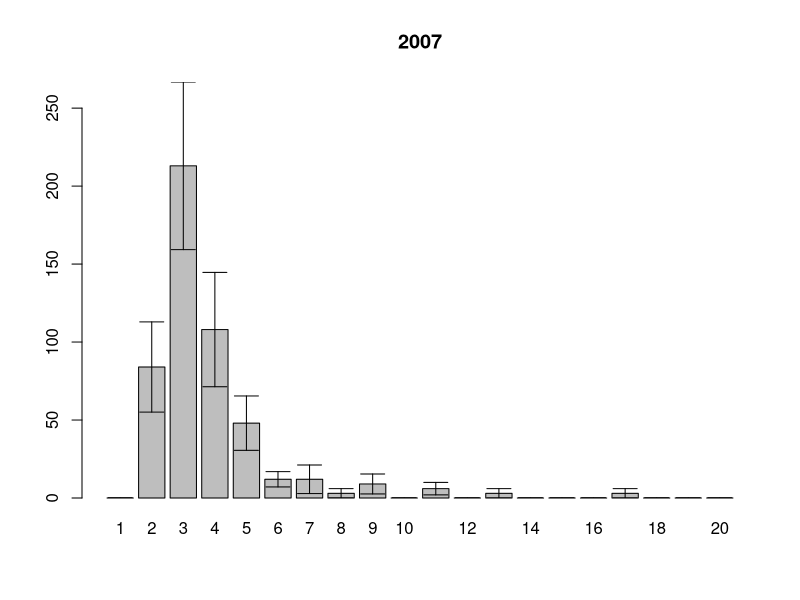
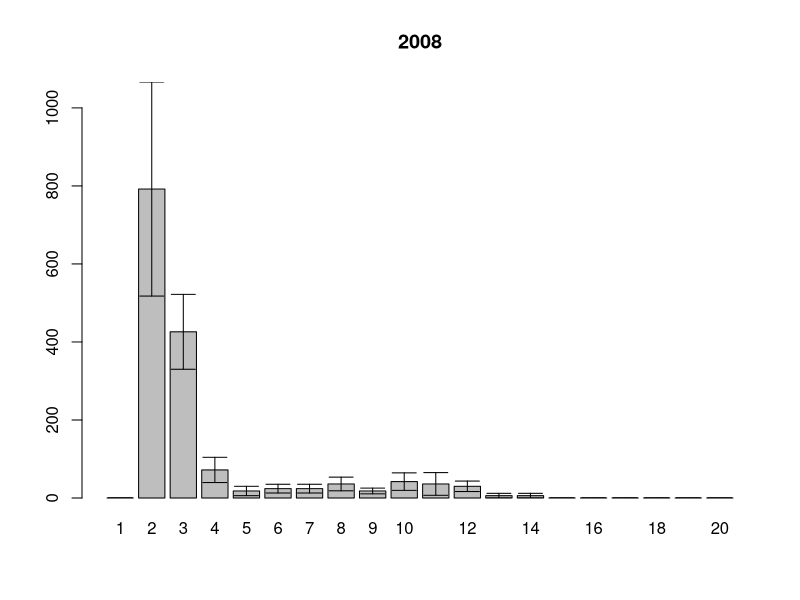
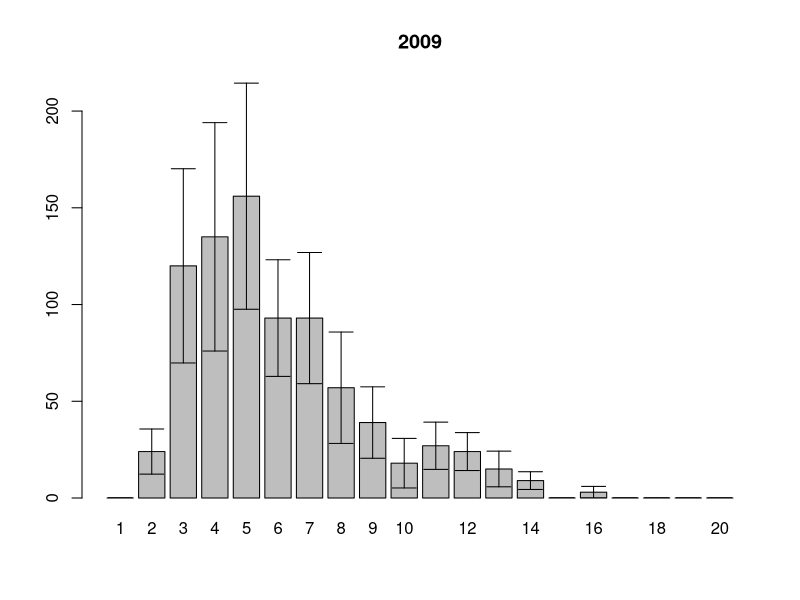
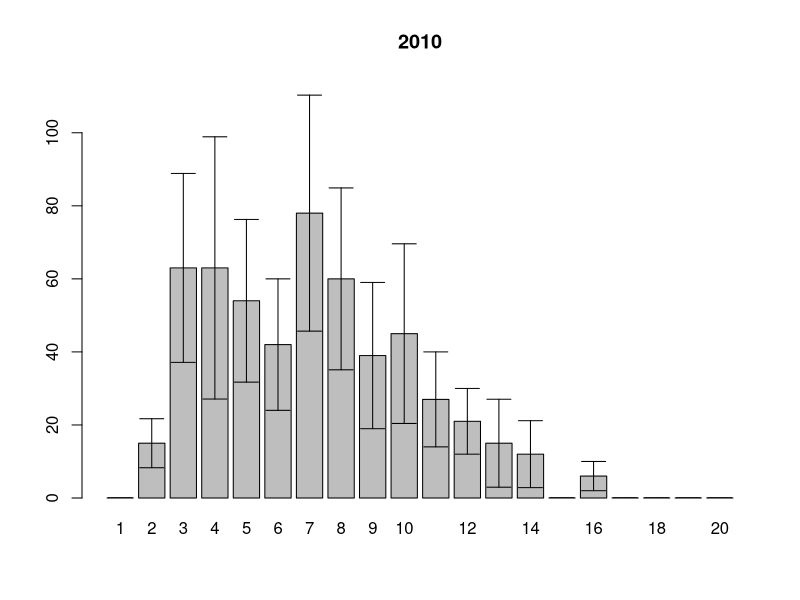
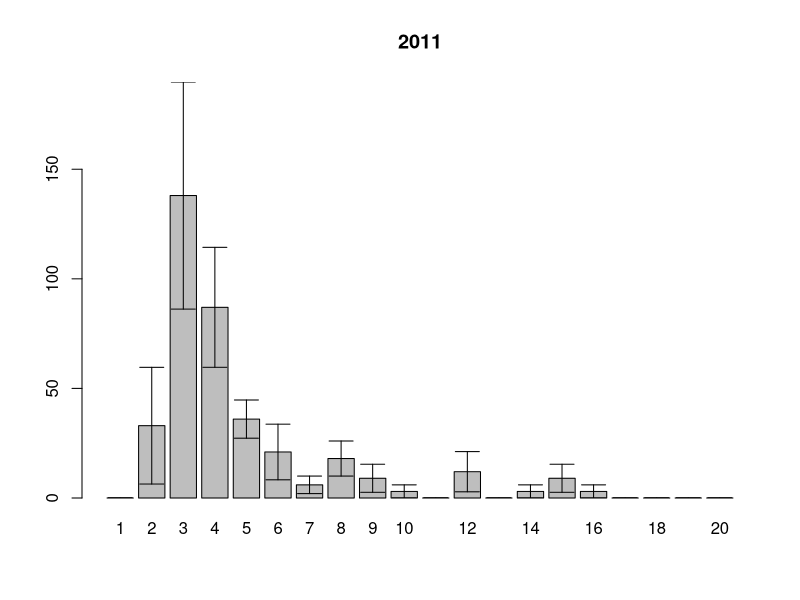
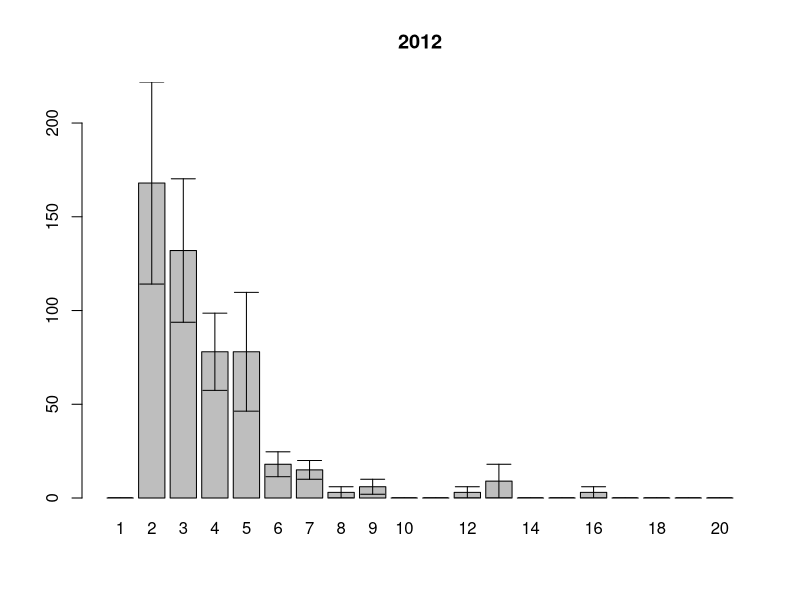
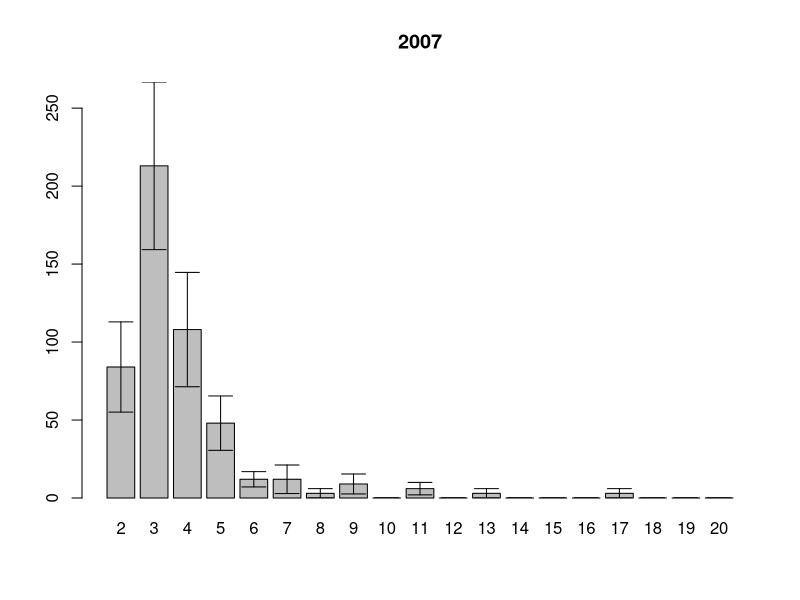
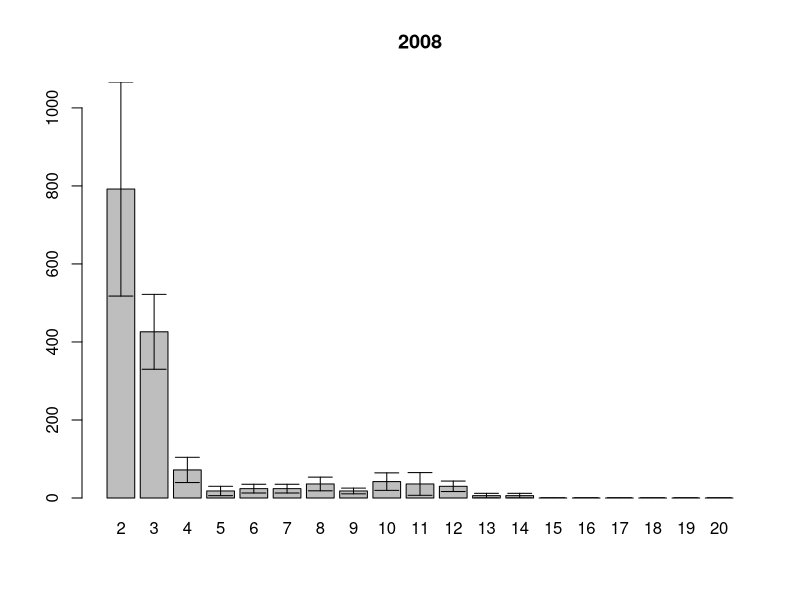

Reproduce these figures in R, in order. (Note: this script raises an error after producing the figures.)
setwd("~/Dropbox/PhD_thesis/PhD_thesis/White_Sea/Lomnishniy/")
#setwd("~/note_backup_2013-04-13/PhD_thesis/White_Sea/Lomnishniy/")

## размерная структура суммарно по годам по горизонтам
ishodnik<-read.table(file="length.csv", sep=";", dec=",", head=T)
samples.squares<-read.table(file="squares.csv", sep=";", dec=",", head=T)
samples.names<-read.table(file="sample.csv", sep=";", dec=",", head=T)
attach(ishodnik)
#year<-factor(year)

Length.int<-cut(Length.mm, breaks=seq(0,20,1))

(size.str.table<-table(Length.int,year,sample))

size.str.df<-as.data.frame(size.str.table) # как таблица данных

#убираем те пробы которых на самом деле нету
for (i in 1:length(levels(size.str.df$year)))
{ (xxx<-size.str.df$sample[size.str.df$year==levels(size.str.df$year)[i] ]%in%
     samples.names$sample[samples.names$year==levels(size.str.df$year)[i]])
  antixxx<-as.logical(1-xxx)
  size.str.df$Freq[size.str.df$year==levels(size.str.df$year)[i]][antixxx]<-NA
}


# SUBSET - для фильтрации таблицы данных
# APPLY - кто-то из них для средней и СД по фрейму

#теперь на квадратный метр
size.str.sqmeter<-size.str.df
for (i in 1:length(levels(size.str.sqmeter$year)))
{
  size.str.sqmeter$Freq[size.str.sqmeter$year==levels(size.str.sqmeter$year)[i]]<-size.str.sqmeter$Freq[size.str.sqmeter$year==levels(size.str.sqmeter$year)[i]] * samples.squares$square[samples.squares$year==levels(size.str.sqmeter$year)[i]]
}

n.samples<-tapply(samples.names$sample,samples.names$year, length )

#subset(size.str.sqmeter,subset=size.str.sqmeter$year=="1992")

#и среднее??
# tapply выдает как резудьтат матрицу
(mean.sizestr.sqmeter<-t(tapply(size.str.sqmeter$Freq,INDEX=list(size.str.sqmeter$year, size.str.sqmeter$Length.int),FUN=mean, na.rm=T)))
mean.sqmeter.df<-as.data.frame(mean.sizestr.sqmeter)
(sd.sizestr.sqmeter<-tapply(size.str.sqmeter$Freq,INDEX=list(size.str.sqmeter$year, size.str.sqmeter$Length.int),FUN=sd, na.rm=T))

n.samples<-tapply(samples.names$sample,samples.names$year, length )

(sem.sizestr.sqmeter <-t(sd.sizestr.sqmeter/sqrt(as.vector(n.samples))))
sem.sqmeter.df<-as.data.frame(sem.sizestr.sqmeter)

length.class<-seq(1,20,1)

##>2mm mean size structure
(mean.sizestr.sqmeter2<-mean.sizestr.sqmeter[2:20,])
mean.sqmeter.df2<-as.data.frame(mean.sizestr.sqmeter2)
(sd.sizestr.sqmeter2<-sd.sizestr.sqmeter[,2:20])

n.samples<-tapply(samples.names$sample,samples.names$year, length )

(sem.sizestr.sqmeter2<-t(sd.sizestr.sqmeter2/sqrt(as.vector(n.samples))))
sem.sqmeter.df2<-as.data.frame(sem.sizestr.sqmeter2)

length.class2<-seq(2,20,1)

#from R-book 
error.bars<-function(yv,z,nn){
  xv<-
    barplot(yv,ylim=c(0,(max(yv)+max(z))),names=nn)#,ylab=deparse(substitute(yv)))
  g=(max(xv)-min(xv))/50
  for (i in 1:length(xv)) {
    lines(c(xv[i],xv[i]),c(yv[i]+z[i],yv[i]-z[i]))
    lines(c(xv[i]-g,xv[i]+g),c(yv[i]+z[i], yv[i]+z[i]))
    lines(c(xv[i]-g,xv[i]+g),c(yv[i]-z[i], yv[i]-z[i]))
  }}




  for (j in 1:length(colnames(mean.sizestr.sqmeter)))
  {
    pdf(file=paste("Lomnishniy", colnames(mean.sizestr.sqmeter)[j], ".pdf",sep="_"))
    error.bars(yv=mean.sizestr.sqmeter[,j], nn=length.class, z=sem.sizestr.sqmeter[,j])
    title(main=colnames(mean.sizestr.sqmeter)[j], xlab="", ylab="")
    dev.off()
  }



## to .eps
#for (j in 1:length(colnames(mean.sizestr.sqmeter)))
#{
#  postscript(file=paste("YuG1", colnames(mean.sizestr.sqmeter)[j], ".eps",sep="_"))
#  error.bars(yv=mean.sizestr.sqmeter[,j], nn=length.class, z=sem.sizestr.sqmeter[,j])
#  title(main=colnames(mean.sizestr.sqmeter)[j], xlab="", ylab="")
#  dev.off()
#}

#>1mm
for (j in 1:length(colnames(mean.sizestr.sqmeter2)))
{
  pdf(file=paste("Lomnishniy2", colnames(mean.sizestr.sqmeter2)[j], ".pdf",sep="_"))
  error.bars(yv=mean.sizestr.sqmeter2[,j], nn=length.class2, z=sem.sizestr.sqmeter2[,j])
  title(main=colnames(mean.sizestr.sqmeter2)[j], xlab="", ylab="")
  dev.off()
}


## динамика обилия
(N.sqmeter<-(t(tapply(size.str.sqmeter$Freq, list(size.str.sqmeter$year, size.str.sqmeter$sample), sum))))
(N.mean.sqmeter<-colMeans(N.sqmeter, na.rm=T))
N.sd.sqmeter<-apply(N.sqmeter, 2, sd, na.rm=T)
N.sem.sqmeter<-N.sd.sqmeter/sqrt(n.samples)

pdf(file="N_dynamic.pdf", family="NimbusSan") # указываем шрифт подпией
plot(y=N.mean.sqmeter, x=names(N.mean.sqmeter),pch=15, main="о. Ломнишный",
     ylim=c(min(N.mean.sqmeter)-max(N.sem.sqmeter), max(N.mean.sqmeter)+max(N.sem.sqmeter)),
     xlab="год", ylab="N, экз./кв.м")
lines(seq(as.numeric(min(names(N.mean.sqmeter))),as.numeric(max(names(N.mean.sqmeter))),1), N.mean.sqmeter, pch=1, type="b")
arrows(x0=seq(as.numeric(min(names(N.mean.sqmeter))),as.numeric(max(names(N.mean.sqmeter))),1), 
       x1=seq(as.numeric(min(names(N.mean.sqmeter))),as.numeric(max(names(N.mean.sqmeter))),1),
       y0=N.mean.sqmeter-N.sem.sqmeter, y1=N.mean.sqmeter+N.sem.sqmeter, angle=90, code=3, length=0.1)
dev.off()
embedFonts("N_dynamic.pdf") #встройка шрифтов в файл

## динамика без молод ( больше 2+)


(N2.sqmeter<-(t(tapply(size.str.sqmeter$Freq[size.str.sqmeter$Length.int!="(0,1]"], 
                       list(size.str.sqmeter$year[size.str.sqmeter$Length.int!="(0,1]"], 
                            size.str.sqmeter$sample[size.str.sqmeter$Length.int!="(0,1]"]), sum))))
(N2.mean.sqmeter<-colMeans(N2.sqmeter, na.rm=T))
(N2.sd.sqmeter<-apply(N2.sqmeter, 2, sd, na.rm=T))
N2.sem.sqmeter<-N2.sd.sqmeter/sqrt(n.samples)

pdf(file="N2_dynamic.pdf", family="NimbusSan") # указываем шрифт подпией
plot(y=N2.mean.sqmeter, x=names(N2.mean.sqmeter),pch=15, main="о. Ломнишный",
     ylim=c(min(N2.mean.sqmeter)-max(N2.sem.sqmeter), max(N2.mean.sqmeter)+max(N2.sem.sqmeter)),
     xlab="год", ylab="N, экз./кв.м")
lines(seq(as.numeric(min(names(N2.mean.sqmeter))),as.numeric(max(names(N2.mean.sqmeter))),1), N2.mean.sqmeter, pch=1, type="b")
arrows(x0=seq(as.numeric(min(names(N2.mean.sqmeter))),as.numeric(max(names(N2.mean.sqmeter))),1), 
       x1=seq(as.numeric(min(names(N2.mean.sqmeter))),as.numeric(max(names(N2.mean.sqmeter))),1),
       y0=N2.mean.sqmeter-N2.sem.sqmeter, y1=N2.mean.sqmeter+N2.sem.sqmeter, angle=90, code=3, length=0.1)
dev.off()
embedFonts("N2_dynamic.pdf") #встройка шрифтов в файл

# динамика >2mm с осью 1992-2012
(y92.12<-seq(1992,2012,1))
N2.92.12.mean<-c(rep(NA,(as.numeric(min(names(N2.mean.sqmeter)))-1992)), N2.mean.sqmeter)
N2.92.12.sem<-c(rep(NA,(as.numeric(min(names(N2.sem.sqmeter)))-1992)), N2.sem.sqmeter)

pdf(file="N2_dynamic_92_12.pdf", family="NimbusSan") # указываем шрифт подпией
plot(y=N2.92.12.mean, x=y92.12,pch=15, main="о. Ломнишный",
     ylim=c(min(N2.92.12.mean, na.rm=T)-max(N2.92.12.sem, na.rm=T), max(N2.92.12.mean, na.rm=T)+max(N2.92.12.sem, na.rm=T)),
     xlab="год", ylab="N, экз./кв.м")
lines(y92.12, N2.92.12.mean, pch=1, type="b")
arrows(x0=y92.12, 
       x1=y92.12,
       y0=N2.92.12.mean-N2.92.12.sem, y1=N2.92.12.mean+N2.92.12.sem, angle=90, code=3, length=0.1)
dev.off()
embedFonts("N2_dynamic_92_12.pdf") #встройка шрифтов в файл


#plot(y=N.mean.sqmeter, x=names(N.mean.sqmeter),pch=1)
#segments(x0=seq(as.numeric(min(names(N.mean.sqmeter))),as.numeric(max(names(N.mean.sqmeter))),1), 
#         x1=seq(as.numeric(min(names(N.mean.sqmeter))),as.numeric(max(names(N.mean.sqmeter))),1),
#         y0=N.mean.sqmeter-N.sem.sqmeter, y1=N.mean.sqmeter+N.sem.sqmeter)


## динамика максимального размера
str(ishodnik)
(Length.max<-tapply(Length.mm, year, max, na.rm=T))
plot(x=names(Length.max), y=Length.max, type=none)


pdf(file="L_max.pdf", family="NimbusSan") # указываем шрифт подпией
plot(x=names(Length.max), y=Length.max, type="none", main="о. Ломнишный", xlab="год", ylab="L max, мм")
lines(x=names(Length.max), y=Length.max, pch=1, type="b")
dev.off()
embedFonts("L_max.pdf") #встройка шрифтов в файл

## рассчетная биомасса по Максимовичу и др., 1993
biomass.count<-0.00016*(Length.mm^2.96)
(biomass.samples<-tapply(biomass.count, list(year, sample), sum, na.rm=T))

(biomass.sqmeter<-biomass.samples*samples.squares$square)

(B.mean.sqmeter<-rowMeans(biomass.sqmeter, na.rm=T))
(B.sd.sqmeter<-apply(biomass.sqmeter, 1, sd, na.rm=T))
n.samples<-tapply(samples.names$sample,samples.names$year, length )
(B.sem.sqmeter<-B.sd.sqmeter/sqrt(n.samples))
(D.b<-B.sem.sqmeter/B.mean.sqmeter*100)

pdf(file="B_count_dynamic.pdf", family="NimbusSan") # указываем шрифт подпией
plot(y=B.mean.sqmeter, x=names(B.mean.sqmeter),pch=15, main="о. Ломнишный", 
     ylim=c(min(B.mean.sqmeter)-max(B.sem.sqmeter), max(B.mean.sqmeter)+max(B.sem.sqmeter)),
     xlab="год", ylab="B, г/кв.м")
lines(seq(as.numeric(min(names(B.mean.sqmeter))),as.numeric(max(names(B.mean.sqmeter))),1), B.mean.sqmeter, pch=1, type="b")
arrows(x0=seq(as.numeric(min(names(B.mean.sqmeter))),as.numeric(max(names(B.mean.sqmeter))),1), 
       x1=seq(as.numeric(min(names(B.mean.sqmeter))),as.numeric(max(names(B.mean.sqmeter))),1),
       y0=B.mean.sqmeter-B.sem.sqmeter, y1=B.mean.sqmeter+B.sem.sqmeter, angle=90, code=3, length=0.1)
dev.off()
embedFonts("B_count_dynamic.pdf") #встройка шрифтов в файл

## рассчетная биомасса только с учетом >1mm особей
biomass2.count<-0.00016*(Length.mm[Length.mm>1.0]^2.96)
(biomass2.samples<-tapply(biomass2.count, list(year[Length.mm>1.0], sample[Length.mm>1.0]), sum, na.rm=T))

(biomass2.sqmeter<-biomass2.samples*samples.squares$square)

(B2.mean.sqmeter<-rowMeans(biomass2.sqmeter, na.rm=T))
(B2.sd.sqmeter<-apply(biomass.sqmeter, 1, sd, na.rm=T))
n.samples<-tapply(samples.names$sample,samples.names$year, length )
(B2.sem.sqmeter<-B.sd.sqmeter/sqrt(n.samples))
(D.b2<-B2.sem.sqmeter/B2.mean.sqmeter*100)

pdf(file="B2_count_dynamic.pdf", family="NimbusSan") # указываем шрифт подпией
plot(y=B2.mean.sqmeter, x=names(B2.mean.sqmeter),pch=15, main="о. Ломнишный", 
     ylim=c(min(B2.mean.sqmeter)-max(B2.sem.sqmeter), max(B2.mean.sqmeter)+max(B2.sem.sqmeter)),
     xlab="год", ylab="B, г/кв.м")
lines(seq(as.numeric(min(names(B2.mean.sqmeter))),as.numeric(max(names(B2.mean.sqmeter))),1), B2.mean.sqmeter, pch=1, type="b")
arrows(x0=seq(as.numeric(min(names(B2.mean.sqmeter))),as.numeric(max(names(B2.mean.sqmeter))),1), 
       x1=seq(as.numeric(min(names(B2.mean.sqmeter))),as.numeric(max(names(B2.mean.sqmeter))),1),
       y0=B2.mean.sqmeter-B2.sem.sqmeter, y1=B2.mean.sqmeter+B2.sem.sqmeter, angle=90, code=3, length=0.1)
dev.off()
embedFonts("B2_count_dynamic.pdf") #встройка шрифтов в файл

#влияние особей <=1mm на рассчетную биомассу
pdf(file="B_B2_compare.pdf", family="NimbusSan") # указываем шрифт подпией
plot(y=B.mean.sqmeter, x=names(B.mean.sqmeter),pch=15, main="о. Ломнишный", type="n",
     ylim=c(min(min(B.mean.sqmeter)-max(B.sem.sqmeter), min(B2.mean.sqmeter)-max(B2.sem.sqmeter)), 
            max(max(B.mean.sqmeter)+max(B.sem.sqmeter), max(B2.mean.sqmeter)+max(B2.sem.sqmeter))),
     xlab="год", ylab="B, г/кв.м")
#B
lines(seq(as.numeric(min(names(B.mean.sqmeter))),as.numeric(max(names(B.mean.sqmeter))),1), B.mean.sqmeter, pch=15, col=2, type="b")
arrows(x0=seq(as.numeric(min(names(B.mean.sqmeter))),as.numeric(max(names(B.mean.sqmeter))),1), 
       x1=seq(as.numeric(min(names(B.mean.sqmeter))),as.numeric(max(names(B.mean.sqmeter))),1),
       y0=B.mean.sqmeter-B.sem.sqmeter, y1=B.mean.sqmeter+B.sem.sqmeter, angle=90, code=3, length=0.1, col=2)
#B2
lines(seq(as.numeric(min(names(B2.mean.sqmeter))),as.numeric(max(names(B2.mean.sqmeter))),1), B2.mean.sqmeter, pch=2, col=4, type="b")
arrows(x0=seq(as.numeric(min(names(B2.mean.sqmeter))),as.numeric(max(names(B2.mean.sqmeter))),1), 
       x1=seq(as.numeric(min(names(B2.mean.sqmeter))),as.numeric(max(names(B2.mean.sqmeter))),1),
       y0=B2.mean.sqmeter-B2.sem.sqmeter, y1=B2.mean.sqmeter+B2.sem.sqmeter, angle=90, code=3, length=0.1, col=4)
dev.off()
embedFonts("B_B2_compare.pdf") #встройка шрифтов в файл


## динамика молоди <2mm и половозрелых  >8mm


(young.old.int<-cut(Length.mm, breaks=c(1,2.5,7.9,max(Length.mm, na.rm=T))))

(young.old.table<-table(young.old.int,year,sample))

young.old.df<-as.data.frame(young.old.table) # как таблица данных

#убираем те пробы которых на самом деле нету
for (i in 1:length(levels(young.old.df$year)))
{ (xxx<-young.old.df$sample[young.old.df$year==levels(young.old.df$year)[i] ]%in%
     samples.names$sample[samples.names$year==levels(young.old.df$year)[i]])
  antixxx<-as.logical(1-xxx)
  young.old.df$Freq[young.old.df$year==levels(young.old.df$year)[i]][antixxx]<-NA
}

#теперь на квадратный метр
young.old.sqmeter<-young.old.df
for (i in 1:length(levels(young.old.sqmeter$year)))
{
  young.old.sqmeter$Freq[young.old.sqmeter$year==levels(young.old.sqmeter$year)[i]]<-
    young.old.sqmeter$Freq[young.old.sqmeter$year==levels(young.old.sqmeter$year)[i]] * 
    samples.squares$square[samples.squares$year==levels(young.old.sqmeter$year)[i]]
}



(mean.young.old.sqmeter<-t(tapply(young.old.sqmeter$Freq,INDEX=list(young.old.sqmeter$year, young.old.sqmeter$young.old.int),FUN=mean, na.rm=T)))

(sd.young.old.sqmeter<-tapply(young.old.sqmeter$Freq,INDEX=list(young.old.sqmeter$year, young.old.sqmeter$young.old.int),FUN=sd, na.rm=T))

n.samples<-tapply(samples.names$sample,samples.names$year, length )

(sem.young.old.sqmeter <-t(sd.young.old.sqmeter/sqrt(as.vector(n.samples))))

write.table(t(mean.young.old.sqmeter), file="lomnishniy_young_old_mean.csv", sep=";", dec=",")

#корреляция - молодь и половозрелые
(spearman.young.old.mean<-cor.test(mean.young.old.sqmeter[1,], mean.young.old.sqmeter[3,], method="spearman"))


# молодь и половозрелые - график
pdf(file="young_old.pdf", family="NimbusSan") # указываем шрифт подпией
plot(y=mean.young.old.sqmeter[1,], x=colnames(mean.young.old.sqmeter),pch=15, type="n", main="о. Ломнишный", 
     #     ylim=c(min(mean.young.old.sqmeter[1,], mean.young.old.sqmeter[3,])-max(sem.young.old.sqmeter[1,], sem.young.old.sqmeter[3,]), 
     #            max(mean.young.old.sqmeter[1,], mean.young.old.sqmeter[3,])+max(sem.young.old.sqmeter[1,], sem.young.old.sqmeter[3,])),
     ylim=c(0, 
            max(mean.young.old.sqmeter[1,], mean.young.old.sqmeter[3,])+max(sem.young.old.sqmeter[1,], sem.young.old.sqmeter[3,])),
     xlab="год", ylab="N, экз./кв.м")
#молодь
lines(seq(as.numeric(min(colnames(mean.young.old.sqmeter))),as.numeric(max(colnames(mean.young.old.sqmeter))),1), 
      mean.young.old.sqmeter[1,], pch=15, type="b", col=2)
arrows(x0=seq(as.numeric(min(colnames(mean.young.old.sqmeter))),as.numeric(max(colnames(mean.young.old.sqmeter))),1), 
       x1=seq(as.numeric(min(colnames(mean.young.old.sqmeter))),as.numeric(max(colnames(mean.young.old.sqmeter))),1),
       y0=mean.young.old.sqmeter[1,]-sem.young.old.sqmeter[1,], 
       y1=mean.young.old.sqmeter[1,]+sem.young.old.sqmeter[1,], angle=90, code=3, length=0.1, col=2)
#половозрелые
lines(seq(as.numeric(min(colnames(mean.young.old.sqmeter))),as.numeric(max(colnames(mean.young.old.sqmeter))),1), 
      mean.young.old.sqmeter[3,], pch=16, type="b", col=4)
arrows(x0=seq(as.numeric(min(colnames(mean.young.old.sqmeter))),as.numeric(max(colnames(mean.young.old.sqmeter))),1), 
       x1=seq(as.numeric(min(colnames(mean.young.old.sqmeter))),as.numeric(max(colnames(mean.young.old.sqmeter))),1),
       y0=mean.young.old.sqmeter[3,]-sem.young.old.sqmeter[3,], 
       y1=mean.young.old.sqmeter[3,]+sem.young.old.sqmeter[3,], angle=90, code=3, length=0.1, col=4)
dev.off()
embedFonts("young_old.pdf") #встройка шрифтов в файл

#динамика молоди и половозрелых в %
(sum.young.old<-t(tapply(young.old.sqmeter$Freq[young.old.sqmeter$young.old.int!="(0,1]"],
                         INDEX=list(young.old.sqmeter$year[young.old.sqmeter$young.old.int!="(0,1]"], 
                                    young.old.sqmeter$young.old.int[young.old.sqmeter$young.old.int!="(0,1]"]),
                         FUN=sum, na.rm=T)))
(young.old.percents<-t(t(sum.young.old)/colSums(sum.young.old, na.rm=T))*100)

write.table(t(young.old.percents), file="lomnishniy_young_old_percent.csv", sep=";", dec=",")

#корреляция - молодь и половозрелые в %
str(young.old.percents)
(spearman.young.old.sum.percent<-cor.test(young.old.percents[1,2:6], young.old.percents[3,1:5], method="spearman"))
plot(x=young.old.percents[3,1:5], y=young.old.percents[1,2:6])

#и график в %
pdf(file="young_old_percents.pdf", family="NimbusSan") # указываем шрифт подпией
plot(y=young.old.percents[1,], x=colnames(young.old.percents),pch=15, type="n", main="о. Ломнишный", 
     #     ylim=c(min(young.old.percents[1,], young.old.percents[3,])-max(sem.young.old.sqmeter[1,], sem.young.old.sqmeter[3,]), 
     #            max(young.old.percents[1,], young.old.percents[3,])+max(sem.young.old.sqmeter[1,], sem.young.old.sqmeter[3,])),
     ylim=c(0, 
            max(young.old.percents[1,], young.old.percents[3,])),
     xlab="год", ylab="доля от общей численности, %")
#молодь
lines(seq(as.numeric(min(colnames(young.old.percents))),as.numeric(max(colnames(young.old.percents))),1), 
      young.old.percents[1,], pch=15, type="b", col=2)
#половозрелые
lines(seq(as.numeric(min(colnames(young.old.percents))),as.numeric(max(colnames(young.old.percents))),1), 
      young.old.percents[3,], pch=16, type="b", col=4)
dev.off()
embedFonts("young_old_percents.pdf") #встройка шрифтов в файл

# численность общая и численность молоди - график
pdf(file="young_all.pdf", family="NimbusSan") # указываем шрифт подпией
plot(y=N2.mean.sqmeter, x=colnames(mean.young.old.sqmeter),pch=15, type="n", main="о. Ломнишный", 
     #     ylim=c(min(mean.young.old.sqmeter[1,], mean.young.old.sqmeter[3,])-max(sem.young.old.sqmeter[1,], sem.young.old.sqmeter[3,]), 
     #            max(mean.young.old.sqmeter[1,], mean.young.old.sqmeter[3,])+max(sem.young.old.sqmeter[1,], sem.young.old.sqmeter[3,])),
     ylim=c(0, 
            max(mean.young.old.sqmeter[1,], N2.mean.sqmeter)+max(sem.young.old.sqmeter[1,], N2.sem.sqmeter)),
     xlab="год", ylab="N, экз./кв.м")
#молодь
lines(seq(as.numeric(min(colnames(mean.young.old.sqmeter))),as.numeric(max(colnames(mean.young.old.sqmeter))),1), 
      mean.young.old.sqmeter[1,], pch=15, type="b", col=2)
arrows(x0=seq(as.numeric(min(colnames(mean.young.old.sqmeter))),as.numeric(max(colnames(mean.young.old.sqmeter))),1), 
       x1=seq(as.numeric(min(colnames(mean.young.old.sqmeter))),as.numeric(max(colnames(mean.young.old.sqmeter))),1),
       y0=mean.young.old.sqmeter[1,]-sem.young.old.sqmeter[1,], 
       y1=mean.young.old.sqmeter[1,]+sem.young.old.sqmeter[1,], angle=90, code=3, length=0.1, col=2)
#все
lines(seq(as.numeric(min(colnames(mean.young.old.sqmeter))),as.numeric(max(colnames(mean.young.old.sqmeter))),1), 
      N2.mean.sqmeter, pch=16, type="b", col=4)
arrows(x0=seq(as.numeric(min(colnames(mean.young.old.sqmeter))),as.numeric(max(colnames(mean.young.old.sqmeter))),1), 
       x1=seq(as.numeric(min(colnames(mean.young.old.sqmeter))),as.numeric(max(colnames(mean.young.old.sqmeter))),1),
       y0=N2.mean.sqmeter-N2.sem.sqmeter, 
       y1=N2.mean.sqmeter+N2.sem.sqmeter, angle=90, code=3, length=0.1, col=4)
dev.off()
embedFonts("young_old.pdf") #встройка шрифтов в файл

